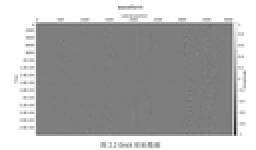
%> input picture HW1/code/imgs/test2.png, 128 x 75 px, shrunk from 905 x 528 before the run (shown 2 times larger)
$ octave Untitled2.m   (GNU Octave 9; MATLAB toolbox functions it lacks are replaced by stand-ins)
%> lines starting %> are read from the running program, lines starting %| are printed output that depends on the picture
I = imread(".\imgs\test2.png");
%> I is the input picture: size 75x128x3 uint8; mean R, G, B 176.3, 176.3, 176.3
%I = imread(".\imgs\sky.jpg");
I2 = I;
%I = rgb2gray(I);
[R,C,B] = size(I);
%> R = 75; C = 128; B = 3
% [54 lines of commented-out code are left out]
tic
sigma = 2;
M2 = zeros(3,3);
M2(1,2) = -1;
M2(2,1) = -1;
M2(2,3) = -1;
M2(3,2) = -1;
M2(2,2) = 4;
% [9 lines of commented-out code are left out]
for p = 1 : 3
for i = 1:B
    for j = 1:R
        for k = 1:C
            S = 0;
            for l = -1:1
                for u = -1:1
                    %框取
                    if j+l<1||j+l>R||k+u<1||k+u>C
                    else
                        S = S +double(I(j+l,k+u,i))*M2(l+2,u+2);
                    end
                end
            end
            I2(j , k , i) = uint8(S*S/100);
        end
    end
end
I = I2;
end
%> this loop made 3 passes
%> pass 1, `I = I2;`:
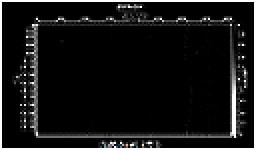
%> I: size 75x128x3 uint8 (shown 2 times larger); mean R, G, B 22.4, 22.5, 22.5
%> pass 2, `I = I2;`:
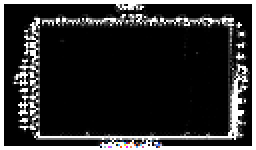
%> I: size 75x128x3 uint8 (shown 2 times larger); mean R, G, B 45.9, 45.8, 45.9
%> pass 3, `I = I2;`:
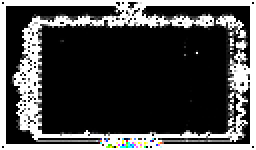
%> I: size 75x128x3 uint8 (shown 2 times larger); mean R, G, B 72.7, 73, 72.8


toc
figure;
imshow(I2);
% [49 lines of commented-out code are left out]
